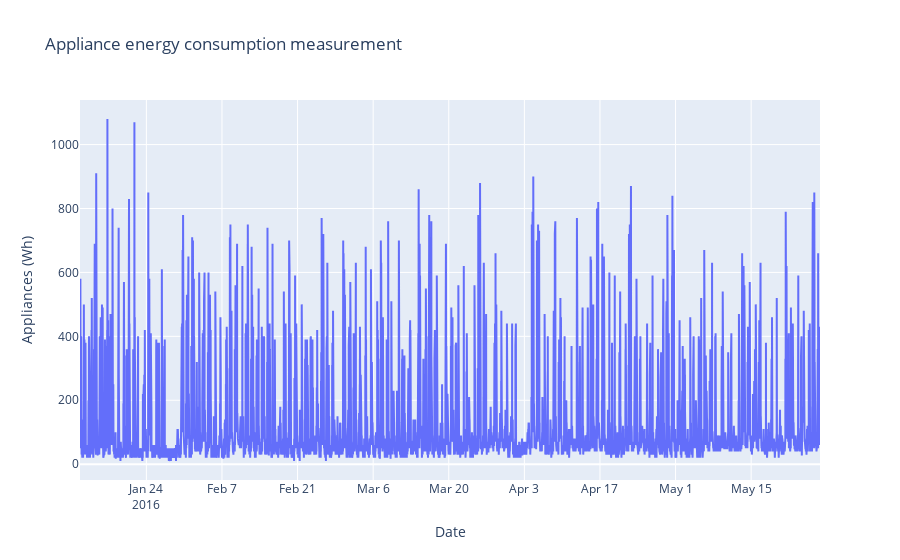

The notebook cell this image was saved under:
### Code cell
import chart_studio.plotly as py
from plotly.offline import init_notebook_mode, iplot
init_notebook_mode(connected=True)
import plotly.graph_objs as go

# To understand the timeseries variation of the applaince energy consumption
visData = go.Scatter( x= df.date  ,  mode = "lines", y = df.Appliances )
layout = go.Layout(title = 'Appliance energy consumption measurement' , xaxis=dict(title='Date'), yaxis=dict(title='Appliances (Wh)'))
fig = go.Figure(data=[visData],layout=layout)

iplot(fig)

### Figure 1 — Plotly figure (JSON) as saved in the notebook; plotly's stock layout.template omitted (floating-point values rounded to 4 significant figures; data arrays with more than 128 entries replaced by an {"elided": "..."} marker saying what was removed)
{"data": [{"mode": "lines", "type": "scatter", "x": {"elided": "19735 str values"}, "y": {"elided": "19735 int values"}}], "layout": {"title": {"text": "Appliance energy consumption measurement"}, "xaxis": {"title": {"text": "Date"}}, "yaxis": {"title": {"text": "Appliances (Wh)"}}}}
